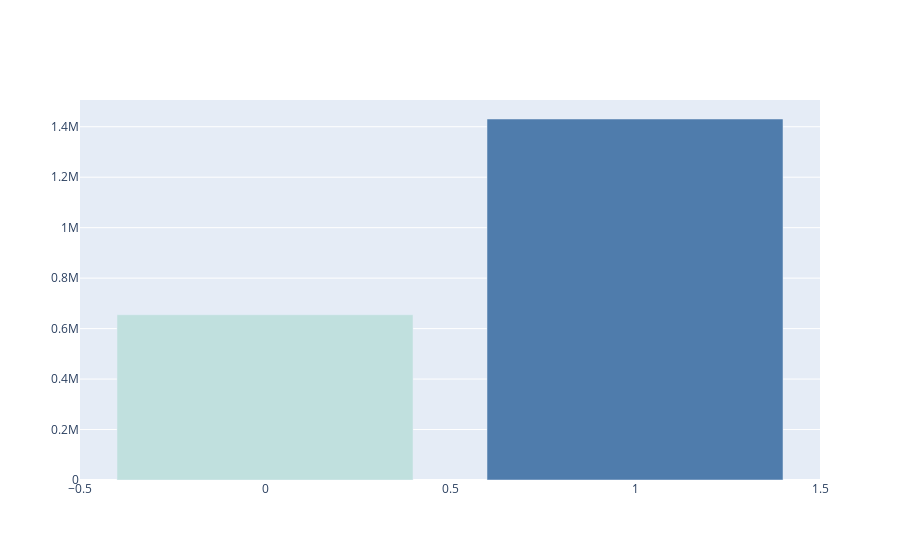

Notebook source saved alongside this figure:
### Code cell
labels= workingday_df['workingday']
values= workingday_df['number_of_cycles_rented']

colors = ['#C0E0DE','#4F7CAC']

bar_chart = go.Figure(go.Bar(x=labels, y=values, marker_color=colors))
bar_chart

### Figure 1 — Plotly figure (JSON) as saved in the notebook; plotly's stock layout.template omitted (floating-point values rounded to 4 significant figures)
{"data": [{"marker": {"color": ["#C0E0DE", "#4F7CAC"]}, "type": "bar", "x": [0, 1], "y": [654872, 1430604]}], "layout": {}}
